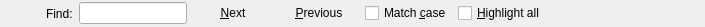
<ui version="4.0" >
 <class>LogViewSearchWidgetBase</class>
 <widget class="QWidget" name="LogViewSearchWidgetBase" >
  <property name="geometry" >
   <rect>
    <x>0</x>
    <y>0</y>
    <width>705</width>
    <height>27</height>
   </rect>
  </property>
  <layout class="QHBoxLayout" >
   <property name="spacing" >
    <number>-1</number>
   </property>
   <property name="leftMargin" >
    <number>0</number>
   </property>
   <property name="topMargin" >
    <number>0</number>
   </property>
   <property name="rightMargin" >
    <number>0</number>
   </property>
   <property name="bottomMargin" >
    <number>0</number>
   </property>
   <item>
    <widget class="QPushButton" name="closeButton" >
     <property name="text" >
      <string/>
     </property>
     <property name="flat" >
      <bool>true</bool>
     </property>
    </widget>
   </item>
   <item>
    <widget class="QLabel" name="searchLabel" >
     <property name="text" >
      <string>Find:</string>
     </property>
    </widget>
   </item>
   <item>
    <widget class="QLineEdit" name="searchLine" >
     <property name="sizePolicy" >
      <sizepolicy vsizetype="Fixed" hsizetype="Fixed" >
       <horstretch>0</horstretch>
       <verstretch>0</verstretch>
      </sizepolicy>
     </property>
    </widget>
   </item>
   <item>
    <widget class="QPushButton" name="next" >
     <property name="text" >
      <string>&amp;Next</string>
     </property>
     <property name="flat" >
      <bool>true</bool>
     </property>
    </widget>
   </item>
   <item>
    <widget class="QPushButton" name="previous" >
     <property name="text" >
      <string>&amp;Previous</string>
     </property>
     <property name="flat" >
      <bool>true</bool>
     </property>
    </widget>
   </item>
   <item>
    <widget class="QCheckBox" name="caseSensitive" >
     <property name="text" >
      <string>Match &amp;case</string>
     </property>
    </widget>
   </item>
   <item>
    <widget class="QCheckBox" name="highlightAllButton" >
     <property name="text" >
      <string>&amp;Highlight all</string>
     </property>
    </widget>
   </item>
   <item>
    <widget class="QLabel" name="messageIcon" >
     <property name="text" >
      <string/>
     </property>
    </widget>
   </item>
   <item>
    <widget class="QLabel" name="message" >
     <property name="sizePolicy" >
      <sizepolicy vsizetype="Preferred" hsizetype="Preferred" >
       <horstretch>0</horstretch>
       <verstretch>0</verstretch>
      </sizepolicy>
     </property>
     <property name="text" >
      <string/>
     </property>
    </widget>
   </item>
   <item>
    <spacer>
     <property name="orientation" >
      <enum>Qt::Horizontal</enum>
     </property>
     <property name="sizeType" >
      <enum>QSizePolicy::MinimumExpanding</enum>
     </property>
     <property name="sizeHint" >
      <size>
       <width>40</width>
       <height>20</height>
      </size>
     </property>
    </spacer>
   </item>
  </layout>
 </widget>
 <resources/>
 <connections/>
</ui>
